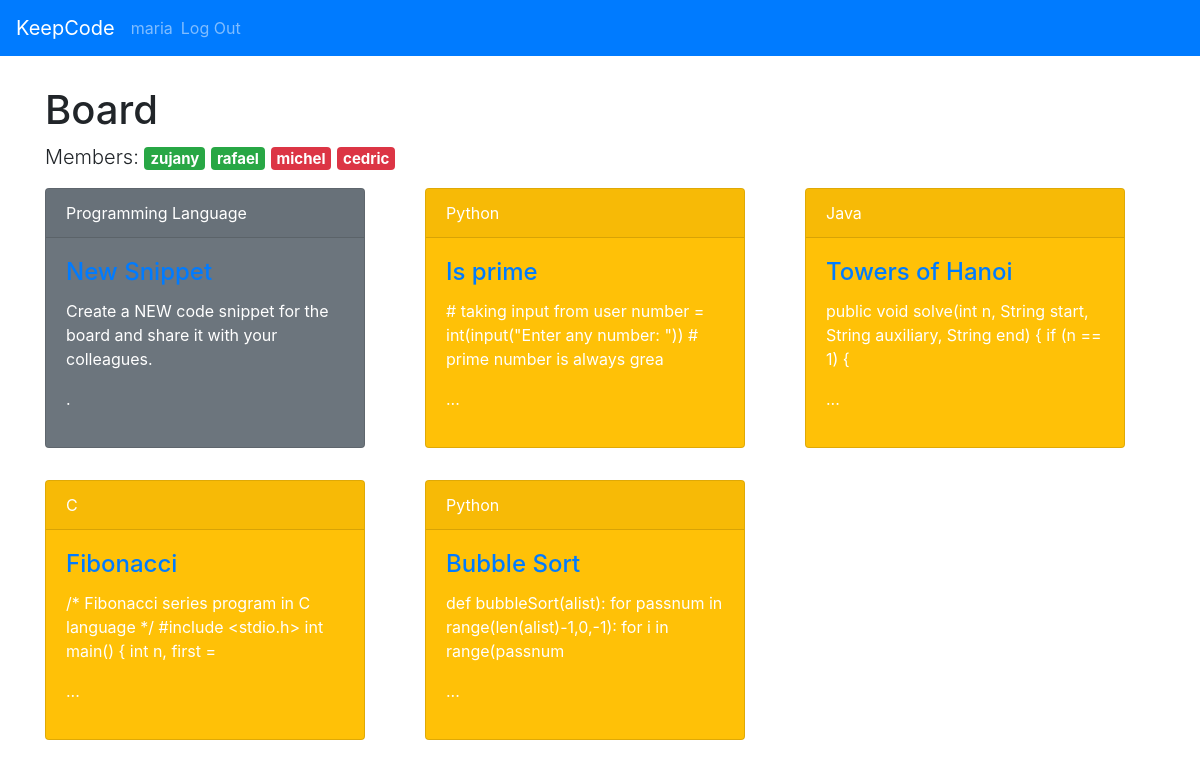
Screenshot of / (signed in) with the database file from the repository.
### tables this page shows
CREATE TABLE user (
  id INTEGER PRIMARY KEY AUTOINCREMENT,
  username TEXT UNIQUE NOT NULL,
  password TEXT NOT NULL,
  last_login TIMESTAMP NOT NULL DEFAULT CURRENT_TIMESTAMP
);

CREATE TABLE post (
  id INTEGER PRIMARY KEY AUTOINCREMENT,
  author_id INTEGER NOT NULL,
  created TIMESTAMP NOT NULL DEFAULT CURRENT_TIMESTAMP,
  last_updated TIMESTAMP NOT NULL DEFAULT CURRENT_TIMESTAMP,
  title TEXT NOT NULL,
  body TEXT NOT NULL,
  programming_language TEXT NOT NULL,
  FOREIGN KEY (author_id) REFERENCES user (id)
);

### keepcode/board.py (the view)
@bp.route('/')
def index():
    db = get_db()
    posts = db.execute(
        'SELECT p.id, title, body, created, author_id,'
        ' last_updated, programming_language, username'
        ' FROM post p JOIN user u ON p.author_id = u.id'
        ' ORDER BY created DESC'
    ).fetchall()
    return render_template('board/index.html', posts=posts)

### keepcode/auth.py (called while the page is built)
@bp.before_app_request
def load_logged_in_user():
    user_id = session.get('user_id')
    if user_id is None:
        g.user = None
    else:
        g.user = get_db().execute(
            'SELECT * FROM user WHERE id = ?', (user_id,)
        ).fetchone()

### keepcode/db.py (called while the page is built)
def get_db():
    if 'db' not in g:
        g.db = sqlite3.connect(
            current_app.config['DATABASE'],
            detect_types=sqlite3.PARSE_DECLTYPES
        )
        g.db.row_factory = sqlite3.Row
    return g.db

### keepcode/templates/board/index.html (shortened to what this page needs)
{% extends 'base.html' %}
{% block header %}
  {% if g.user %}
    <h1>
      Board
    </h1>
    <p class="lead">
      <span>Members: </span>
      <span class="badge badge-success">zujany</span>
      <span class="badge badge-success">rafael</span>
      <span class="badge badge-danger">michel</span>
      <span class="badge badge-danger">cedric</span>
    </p>
  {% endif %}
{% endblock %}
{% block content %}
  {% if g.user %}
    <div class="row justify-content-center">
      <div class="card-deck">
        <div class="col-auto mb-3">
            <div class="card text-white bg-secondary mb-3" style="max-width: 20rem;">
              <div class="card-header">Programming Language</div>
              <div class="card-body">
                <a class="action" href="{{ url_for('board.create') }}">
                  <h4 class="card-title">New Snippet</h4>
                </a>
                <p class="card-text">
                  Create a NEW code snippet for the board and share it with your colleagues.
                </p>
                <p>.</p>
              </div>
            </div>
        </div>
        {% for post in posts %}
          <div class="col-auto mb-3">
            <div class="card text-white bg-warning mb-3" style="max-width: 20rem;">
              <div class="card-header">{{ post['programming_language'] }}</div>
              <div class="card-body">
                <a class="action" href="{{ url_for('board.view', id=post['id']) }}">
                  <h4 class="card-title">{{ post['title'] }}</h4>
                </a>
                <p class="card-text">
                  {{ post['body'][:100] }}
                  <p>...</p>
                </p>
              </div>
            </div>
          </div>
        {% endfor %}
      </div>
    </div>
  {% endif %}
{% endblock %}

### keepcode/templates/base.html (shortened to what this page needs)
<!doctype html>
<link rel="stylesheet" href="{{ url_for('static', filename='bootstrap.css') }}">
<link rel="stylesheet" href="{{ url_for('static', filename='style.css') }}">
<nav class="navbar navbar-expand-lg navbar-dark bg-primary">
  <a class="navbar-brand" href="{{ url_for('board.index') }}">KeepCode</a>
  <div class="collapse navbar-collapse" id="navbarColor01">
    <ul class="navbar-nav mr-auto">
      {% if g.user %}
        <li class="nav-item">
          <span class="navbar-text">{{ g.user['username'] }}</span>
        </li>
        <li class="nav-item">
          <a class="nav-link" href="{{ url_for('auth.logout') }}">Log Out</a>
        </li>
      {% endif %}
    </ul>
  </div>
</nav>
<section class="content">
  <div class="container">
    <header>
      {% block header %}{% endblock %}
    </header>
    {% block content %}{% endblock %}
  </div>
</section>

### keepcode/static/style.css (style rules this page uses)
.container { margin-top:30px; }

### rows the page displays
user: user.username "maria"
post: programming_language "Python", title "Is prime", body "# taking input from user number = int(input(\"Enter any number: \")) # prime number is always grea"
post: programming_language "Java", title "Towers of Hanoi", body "public void solve(int n, String start, String auxiliary, String end) { if (n == 1) {"
post: programming_language "C", title "Fibonacci", body "/* Fibonacci series program in C language */ #include <stdio.h> int main() { int n, first ="
post: programming_language "Python", title "Bubble Sort", body "def bubbleSort(alist): for passnum in range(len(alist)-1,0,-1): for i in range(passnum"
